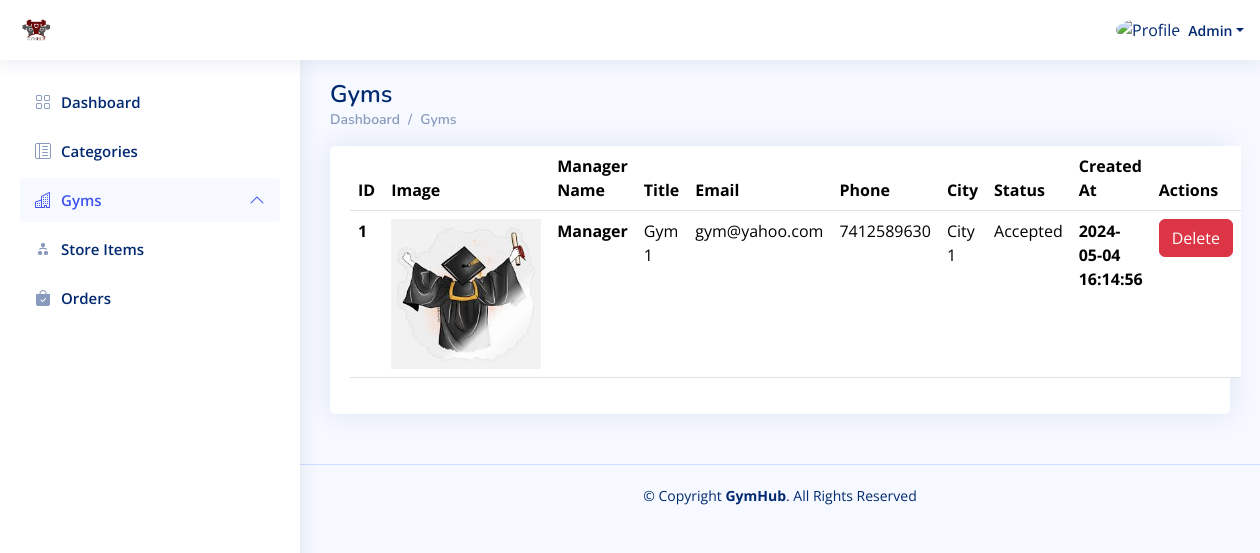
/Admin_Dashboard/Accpeted_Gyms.php (signed in), run on an earlier commit of the app's database.
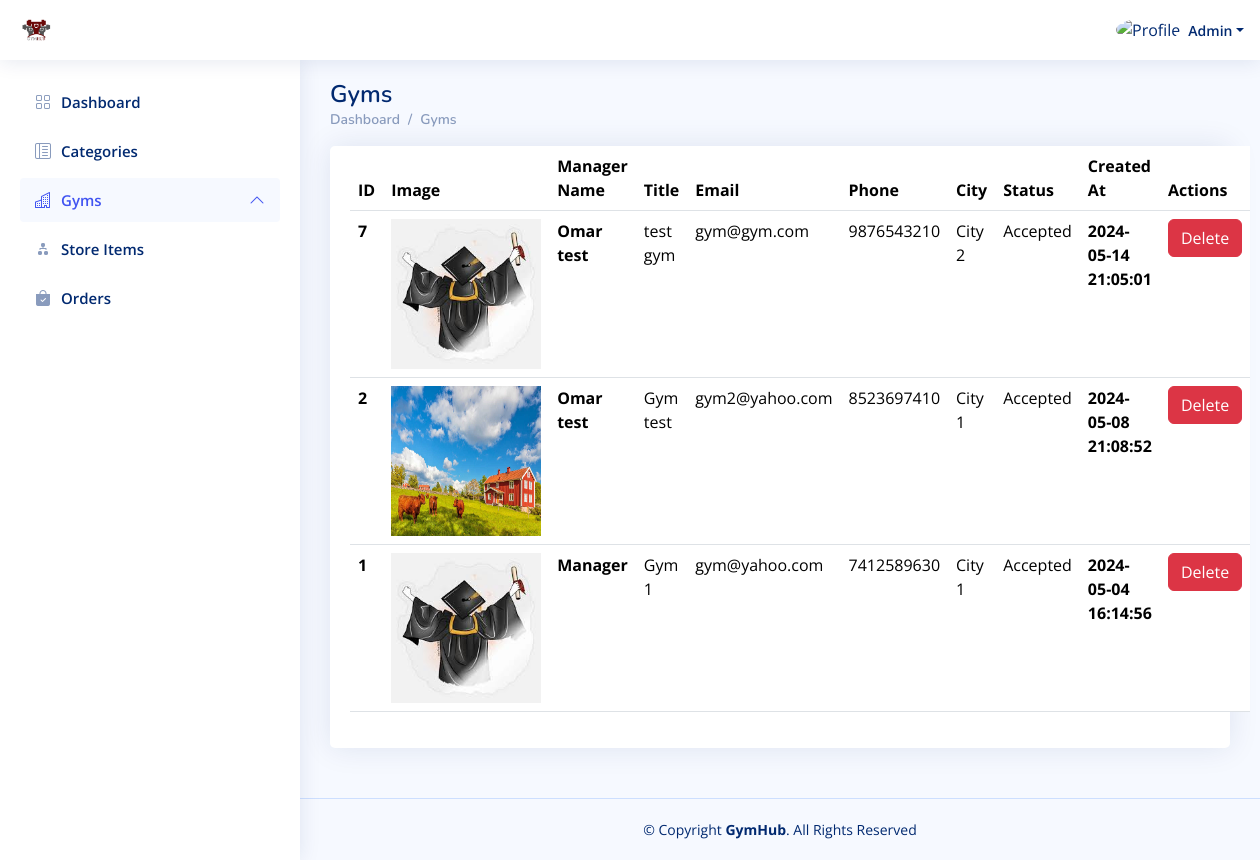
And on a later commit of the database.
### tables this page shows
CREATE TABLE `gyms` (
  `id` int(11) NOT NULL,
  `manager_id` int(11) NOT NULL,
  `title` varchar(191) NOT NULL,
  `email` varchar(191) NOT NULL,
  `phone` varchar(191) NOT NULL,
  `password` varchar(191) NOT NULL,
  `city` varchar(191) NOT NULL,
  `image` varchar(191) NOT NULL,
  `status` varchar(191) NOT NULL DEFAULT 'PENDING',
  `total_rate` double NOT NULL DEFAULT 0,
  `active` int(11) NOT NULL DEFAULT 1,
  `created_at` datetime NOT NULL DEFAULT current_timestamp()
);

CREATE TABLE `users` (
  `id` int(11) NOT NULL,
  `type` varchar(191) NOT NULL,
  `name` varchar(191) NOT NULL,
  `email` varchar(191) NOT NULL,
  `password` varchar(191) NOT NULL,
  `phone` varchar(191) NOT NULL,
  `location` varchar(191) NOT NULL,
  `gender` varchar(191) NOT NULL,
  `active` tinyint(1) NOT NULL DEFAULT 1,
  `created_at` datetime NOT NULL DEFAULT current_timestamp()
);

### Admin_Dashboard/Accpeted_Gyms.php (the view, shortened to what the changed rows need)
<?php
include "../Connect.php";
?>
<!DOCTYPE html>
<html lang="en">
  <head>
    <link
      href="../assets/vendor/bootstrap/css/bootstrap.min.css"
      rel="stylesheet"
    />
    <link
      href="../assets/vendor/bootstrap-icons/bootstrap-icons.css"
      rel="stylesheet"
    />
    <link href="../assets/vendor/boxicons/css/boxicons.min.css" rel="stylesheet" />
    <link href="../assets/vendor/quill/quill.snow.css" rel="stylesheet" />
    <link href="../assets/vendor/quill/quill.bubble.css" rel="stylesheet" />
    <link href="../assets/vendor/remixicon/remixicon.css" rel="stylesheet" />
    <link href="../assets/vendor/simple-datatables/style.css" rel="stylesheet" />
    <link href="../assets/css/style.css" rel="stylesheet" />
  </head>
  <body>
    <main id="main" class="main">
      <div class="pagetitle">
        <h1>Gyms</h1>
      </div>
      <section class="section">
        <div class="row">
          <div class="col-lg-12">
            <div class="card">
              <div class="card-body">
                <table class="table datatable">
                  <thead>
                    <tr>
                      <th scope="col">ID</th>
                      <th scope="col">Image</th>
                      <th scope="col">Manager Name</th>
                      <th scope="col">Title</th>
                      <th scope="col">Email</th>
                      <th scope="col">Phone</th>
                      <th scope="col">City</th>
                      <th scope="col">Status</th>
                      <th scope="col">Created At</th>
                      <th scope="col">Actions</th>
                    </tr>
                  </thead>
                  <tbody>
                  <?php
$sql1 = mysqli_query($con, "SELECT * from gyms WHERE status = 'Accepted' ORDER BY id DESC");
while ($row1 = mysqli_fetch_array($sql1)) {
    $gym_id = $row1['id'];
    $manager_id = $row1['manager_id'];
    $gym_image = $row1['image'];
    $gym_name = $row1['title'];
    $gym_email = $row1['email'];
    $gym_phone = $row1['phone'];
    $gym_city = $row1['city'];
    $status = $row1['status'];
    $active = $row1['active'];
    $created_at = $row1['created_at'];
    $sql2 = mysqli_query($con, "SELECT * from users WHERE id = '$manager_id'");
    $row2 = mysqli_fetch_array($sql2);
    $manager_name = $row2['name'];
    ?>
                    <tr>
                      <th scope="row"><?php echo $gym_id ?></th>
                      <th scope="row"><img src="../Gym_Dashboard/<?php echo $gym_image ?>" alt="" width="150px" height="150px"></th>
                      <th scope="row"><?php echo $manager_name ?></th>
                      <td><?php echo $gym_name ?></td>
                      <td><?php echo $gym_email ?></td>
                      <td><?php echo $gym_phone ?></td>
                      <td><?php echo $gym_city ?></td>
                      <td><?php echo $status ?></td>
                      <th scope="row"><?php echo $created_at ?></th>
                      <th>
                      <?php if ($active == 1) {?>
<a href="./DeleteOrRestoreGym.php?gym_id=<?php echo $gym_id ?>&&isActive=<?php echo 0 ?>" class="btn btn-danger">Delete</a>
<?php } else {?>
  <a href="./DeleteOrRestoreGym.php?gym_id=<?php echo $gym_id ?>&&isActive=<?php echo 1 ?>" class="btn btn-primary">Restore</a>
<?php }?>
                      </th>
                    </tr>
<?php
}?>
                  </tbody>
                </table>
              </div>
            </div>
          </div>
        </div>
      </section>
    </main>
  </body>
</html>

What changed in the data, as far as the page shows it:
added gyms: id "7", image (picture), manager.name "Omar test", title "test gym", email "gym@gym.com", phone "9876543210", city "City 2", status "Accepted", created_at "2024-05-14 21:05:01"
added gyms: id "2", image (picture), manager.name "Omar test", title "Gym test", email "gym2@yahoo.com", phone "8523697410", city "City 1", status "Accepted", created_at "2024-05-08 21:08:52"
